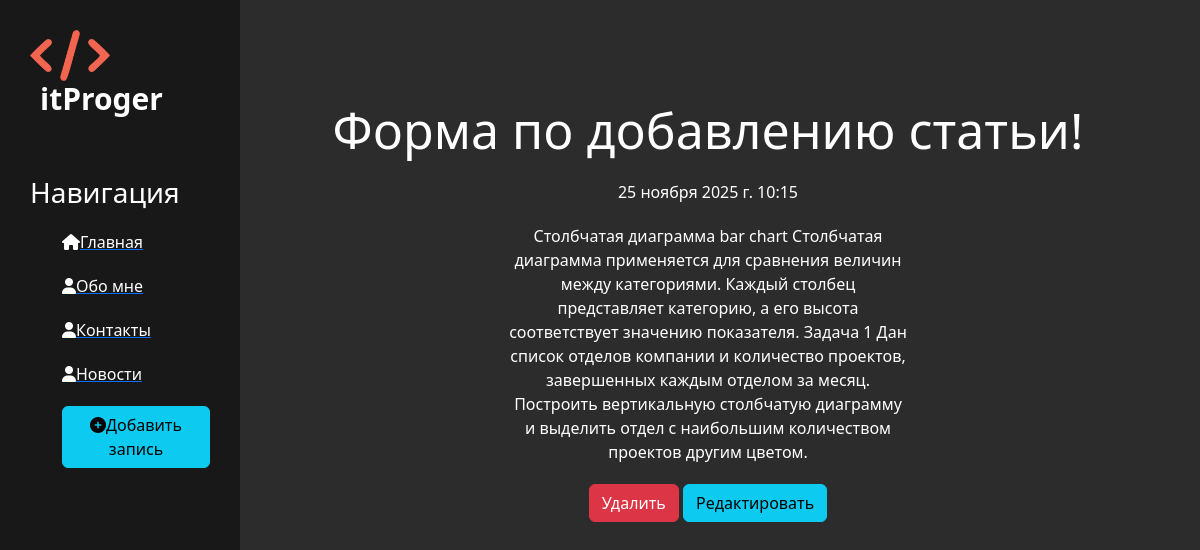
The page /news/2 on the database its author committed.
### news/models.py (models this page shows, shortened)
class Articles(models.Model):
    title = models.CharField('Название', max_length=50)
    anons = models.CharField('Анонс', max_length=250)
    full_text = models.TextField('Статья')
    date = models.DateTimeField('Дата публикации')
    class Meta:
        verbose_name = 'Новость'
        verbose_name_plural = 'Новости'

### news/views.py (the view)
# urls.py: path('<int:pk>', views.NewsDetailView.as_view(), name='news-detail'),
class NewsDetailView(DetailView):
    model = Articles
    template_name = 'news/details_view.html'
    context_object_name = 'article'

### news/templates/news/details_view.html (shortened to what this page needs)
{% extends 'main/layout.html' %}
{% block content%}
    <div class="features">
        <h1>{{ article.title }}</h1>
        <p>{{ article.date }}</p>
        <p>{{ article.full_text }}</p>
        <a href="{% url 'news-delete' article.id %}" class="btn btn-danger">Удалить</a>
        <a href="{% url 'news-update' article.id %}" class="btn btn-info">Редактировать</a>
    </div>
{% endblock %}

### main/static/main/css/main.css (style rules this page uses)
body { background-color: #2c2c2c; margin: 0; padding: 0; }
main .features { float: left; color: #fff; margin-top: 100px; text-align: center; width: 78%; }
main .features h1 { font-size: 50px; }
main .features p { max-width: 400px; margin: 20px auto; }

### rows shown on the page
Articles: title "Форма по добавлению статьи!", date "25 ноября 2025 г. 10:15", full_text "Столбчатая диаграмма bar chart Столбчатая диаграмма применяется для сравнения величин между категориями. Каждый столбец представляет категорию, а его высота соответствует значению показателя. Задача 1 Дан список отделов компании и количество проектов, завершенных каждым отделом за месяц. Построить вертикальную столбчатую диаграмму и выделить отдел с наибольшим количеством проектов другим цветом."
